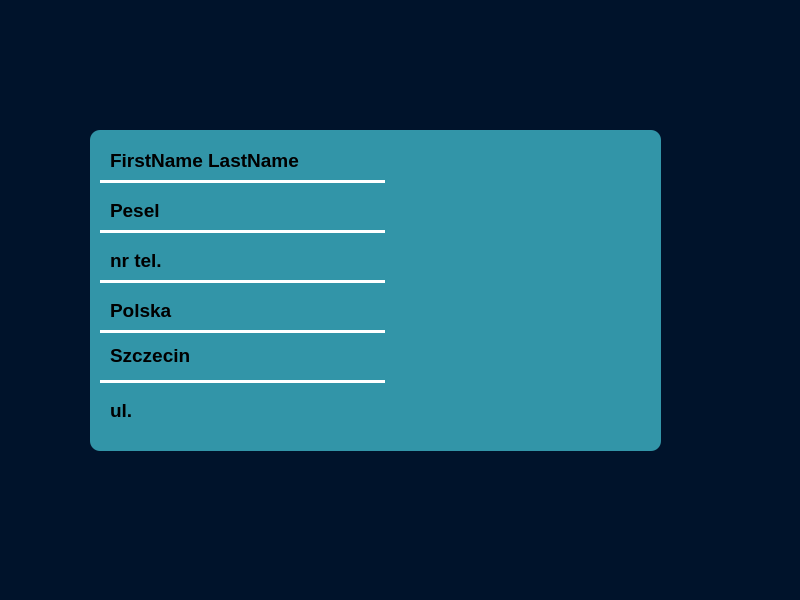
<?xml version="1.0" encoding="UTF-8"?>
<ui version="4.0">
 <class>MainWindow</class>
 <widget class="QMainWindow" name="MainWindow">
  <property name="geometry">
   <rect>
    <x>0</x>
    <y>0</y>
    <width>800</width>
    <height>600</height>
   </rect>
  </property>
  <property name="minimumSize">
   <size>
    <width>800</width>
    <height>600</height>
   </size>
  </property>
  <property name="windowTitle">
   <string>MainWindow</string>
  </property>
  <property name="layoutDirection">
   <enum>Qt::LayoutDirection::LeftToRight</enum>
  </property>
  <property name="styleSheet">
   <string notr="true">background-color: rgb(0, 19, 43);</string>
  </property>
  <widget class="QWidget" name="centralwidget">
   <widget class="QFrame" name="frame_50">
    <property name="geometry">
     <rect>
      <x>90</x>
      <y>130</y>
      <width>571</width>
      <height>321</height>
     </rect>
    </property>
    <property name="minimumSize">
     <size>
      <width>571</width>
      <height>61</height>
     </size>
    </property>
    <property name="styleSheet">
     <string notr="true">background-color: rgb(50, 149, 168);
border-radius: 10px;</string>
    </property>
    <property name="frameShape">
     <enum>QFrame::Shape::StyledPanel</enum>
    </property>
    <property name="frameShadow">
     <enum>QFrame::Shadow::Raised</enum>
    </property>
    <widget class="QLabel" name="NameLabel">
     <property name="geometry">
      <rect>
       <x>20</x>
       <y>10</y>
       <width>261</width>
       <height>41</height>
      </rect>
     </property>
     <property name="font">
      <font>
       <pointsize>14</pointsize>
       <bold>true</bold>
      </font>
     </property>
     <property name="layoutDirection">
      <enum>Qt::LayoutDirection::LeftToRight</enum>
     </property>
     <property name="styleSheet">
      <string notr="true"/>
     </property>
     <property name="text">
      <string>FirstName LastName</string>
     </property>
     <property name="textFormat">
      <enum>Qt::TextFormat::RichText</enum>
     </property>
     <property name="alignment">
      <set>Qt::AlignmentFlag::AlignLeading|Qt::AlignmentFlag::AlignLeft|Qt::AlignmentFlag::AlignVCenter</set>
     </property>
    </widget>
    <widget class="Line" name="line_28">
     <property name="geometry">
      <rect>
       <x>10</x>
       <y>50</y>
       <width>285</width>
       <height>3</height>
      </rect>
     </property>
     <property name="styleSheet">
      <string notr="true">background-color: white;</string>
     </property>
     <property name="orientation">
      <enum>Qt::Orientation::Vertical</enum>
     </property>
    </widget>
    <widget class="QLabel" name="PeselLabel">
     <property name="geometry">
      <rect>
       <x>20</x>
       <y>60</y>
       <width>261</width>
       <height>41</height>
      </rect>
     </property>
     <property name="font">
      <font>
       <pointsize>14</pointsize>
       <bold>true</bold>
      </font>
     </property>
     <property name="layoutDirection">
      <enum>Qt::LayoutDirection::LeftToRight</enum>
     </property>
     <property name="styleSheet">
      <string notr="true"/>
     </property>
     <property name="text">
      <string>Pesel</string>
     </property>
     <property name="textFormat">
      <enum>Qt::TextFormat::RichText</enum>
     </property>
     <property name="alignment">
      <set>Qt::AlignmentFlag::AlignLeading|Qt::AlignmentFlag::AlignLeft|Qt::AlignmentFlag::AlignVCenter</set>
     </property>
    </widget>
    <widget class="Line" name="line_29">
     <property name="geometry">
      <rect>
       <x>10</x>
       <y>100</y>
       <width>285</width>
       <height>3</height>
      </rect>
     </property>
     <property name="styleSheet">
      <string notr="true">background-color: white;</string>
     </property>
     <property name="orientation">
      <enum>Qt::Orientation::Vertical</enum>
     </property>
    </widget>
    <widget class="Line" name="line_30">
     <property name="geometry">
      <rect>
       <x>10</x>
       <y>150</y>
       <width>285</width>
       <height>3</height>
      </rect>
     </property>
     <property name="styleSheet">
      <string notr="true">background-color: white;</string>
     </property>
     <property name="orientation">
      <enum>Qt::Orientation::Vertical</enum>
     </property>
    </widget>
    <widget class="QLabel" name="CTLabel">
     <property name="geometry">
      <rect>
       <x>20</x>
       <y>110</y>
       <width>261</width>
       <height>41</height>
      </rect>
     </property>
     <property name="font">
      <font>
       <pointsize>14</pointsize>
       <bold>true</bold>
      </font>
     </property>
     <property name="layoutDirection">
      <enum>Qt::LayoutDirection::LeftToRight</enum>
     </property>
     <property name="styleSheet">
      <string notr="true"/>
     </property>
     <property name="text">
      <string>nr tel. </string>
     </property>
     <property name="textFormat">
      <enum>Qt::TextFormat::RichText</enum>
     </property>
     <property name="alignment">
      <set>Qt::AlignmentFlag::AlignLeading|Qt::AlignmentFlag::AlignLeft|Qt::AlignmentFlag::AlignVCenter</set>
     </property>
    </widget>
    <widget class="QLabel" name="pnstLabel">
     <property name="geometry">
      <rect>
       <x>20</x>
       <y>160</y>
       <width>261</width>
       <height>41</height>
      </rect>
     </property>
     <property name="font">
      <font>
       <pointsize>14</pointsize>
       <bold>true</bold>
      </font>
     </property>
     <property name="layoutDirection">
      <enum>Qt::LayoutDirection::LeftToRight</enum>
     </property>
     <property name="styleSheet">
      <string notr="true"/>
     </property>
     <property name="text">
      <string>Polska</string>
     </property>
     <property name="textFormat">
      <enum>Qt::TextFormat::RichText</enum>
     </property>
     <property name="alignment">
      <set>Qt::AlignmentFlag::AlignLeading|Qt::AlignmentFlag::AlignLeft|Qt::AlignmentFlag::AlignVCenter</set>
     </property>
    </widget>
    <widget class="Line" name="line_31">
     <property name="geometry">
      <rect>
       <x>10</x>
       <y>150</y>
       <width>285</width>
       <height>3</height>
      </rect>
     </property>
     <property name="styleSheet">
      <string notr="true">background-color: white;</string>
     </property>
     <property name="orientation">
      <enum>Qt::Orientation::Vertical</enum>
     </property>
    </widget>
    <widget class="Line" name="line_32">
     <property name="geometry">
      <rect>
       <x>10</x>
       <y>200</y>
       <width>285</width>
       <height>3</height>
      </rect>
     </property>
     <property name="styleSheet">
      <string notr="true">background-color: white;</string>
     </property>
     <property name="orientation">
      <enum>Qt::Orientation::Vertical</enum>
     </property>
    </widget>
    <widget class="QLabel" name="MiastoLabel">
     <property name="geometry">
      <rect>
       <x>20</x>
       <y>210</y>
       <width>261</width>
       <height>31</height>
      </rect>
     </property>
     <property name="font">
      <font>
       <pointsize>14</pointsize>
       <bold>true</bold>
      </font>
     </property>
     <property name="layoutDirection">
      <enum>Qt::LayoutDirection::LeftToRight</enum>
     </property>
     <property name="styleSheet">
      <string notr="true"/>
     </property>
     <property name="text">
      <string>Szczecin</string>
     </property>
     <property name="textFormat">
      <enum>Qt::TextFormat::RichText</enum>
     </property>
     <property name="alignment">
      <set>Qt::AlignmentFlag::AlignLeading|Qt::AlignmentFlag::AlignLeft|Qt::AlignmentFlag::AlignVCenter</set>
     </property>
    </widget>
    <widget class="QLabel" name="PeselLabel_5">
     <property name="geometry">
      <rect>
       <x>20</x>
       <y>260</y>
       <width>261</width>
       <height>41</height>
      </rect>
     </property>
     <property name="font">
      <font>
       <pointsize>14</pointsize>
       <bold>true</bold>
      </font>
     </property>
     <property name="layoutDirection">
      <enum>Qt::LayoutDirection::LeftToRight</enum>
     </property>
     <property name="styleSheet">
      <string notr="true"/>
     </property>
     <property name="text">
      <string>ul. </string>
     </property>
     <property name="textFormat">
      <enum>Qt::TextFormat::RichText</enum>
     </property>
     <property name="alignment">
      <set>Qt::AlignmentFlag::AlignLeading|Qt::AlignmentFlag::AlignLeft|Qt::AlignmentFlag::AlignVCenter</set>
     </property>
    </widget>
    <widget class="Line" name="line_33">
     <property name="geometry">
      <rect>
       <x>10</x>
       <y>250</y>
       <width>285</width>
       <height>3</height>
      </rect>
     </property>
     <property name="styleSheet">
      <string notr="true">background-color: white;</string>
     </property>
     <property name="orientation">
      <enum>Qt::Orientation::Vertical</enum>
     </property>
    </widget>
   </widget>
  </widget>
  <widget class="QStatusBar" name="statusbar"/>
 </widget>
 <resources/>
 <connections/>
</ui>
